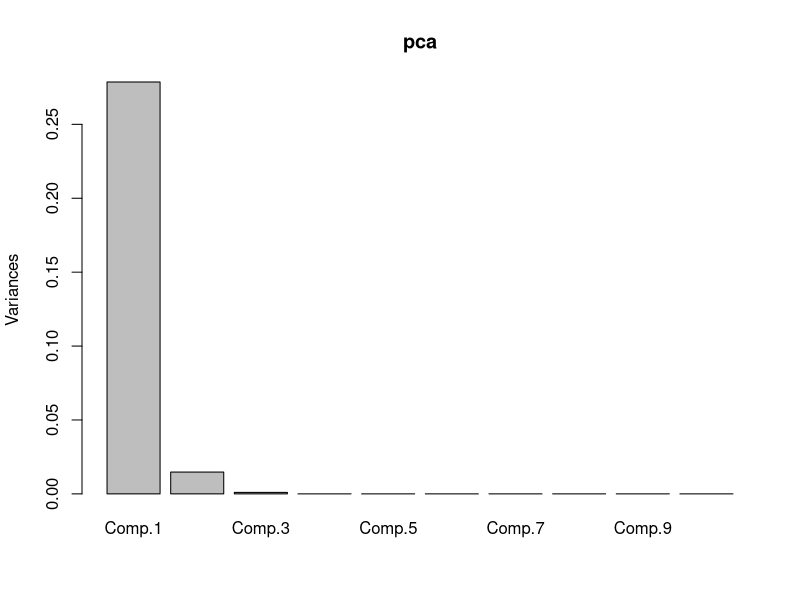
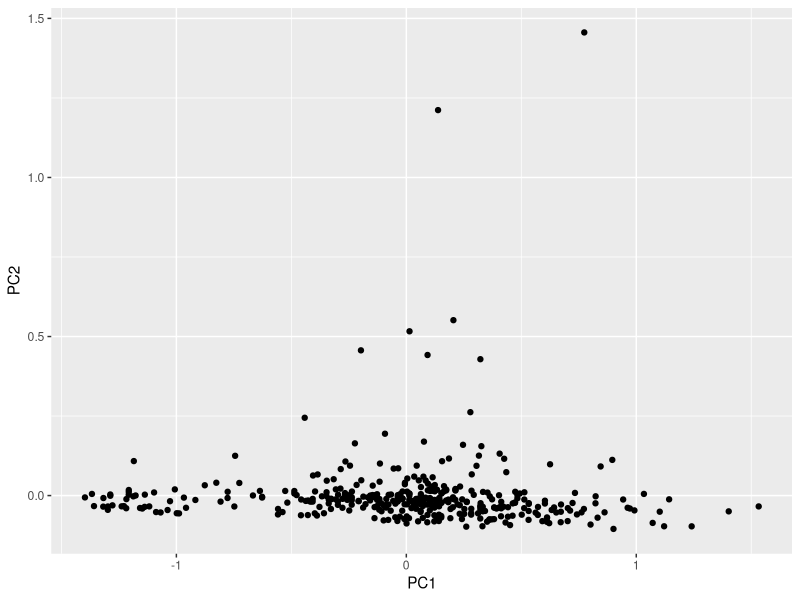
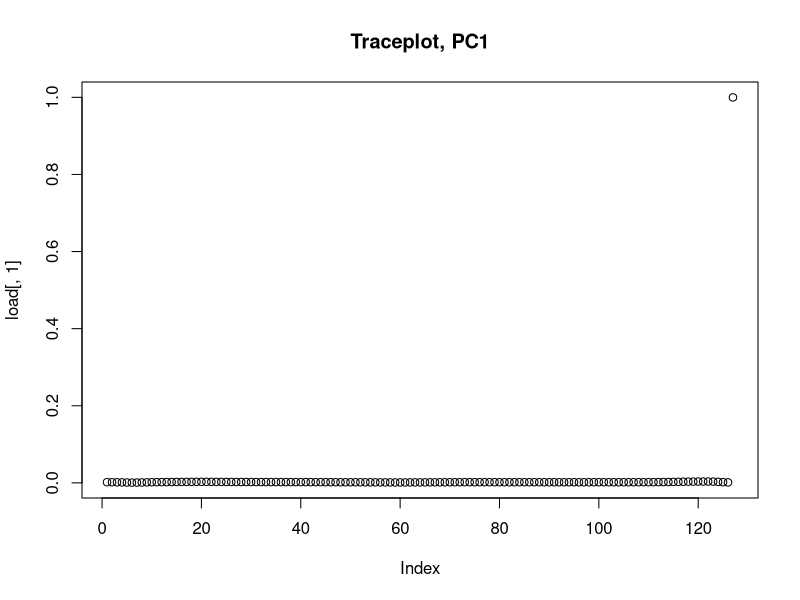
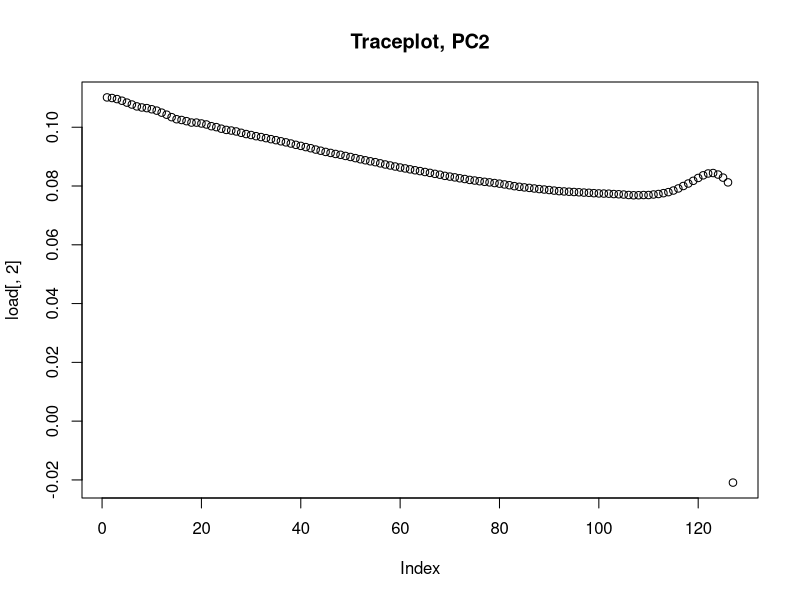
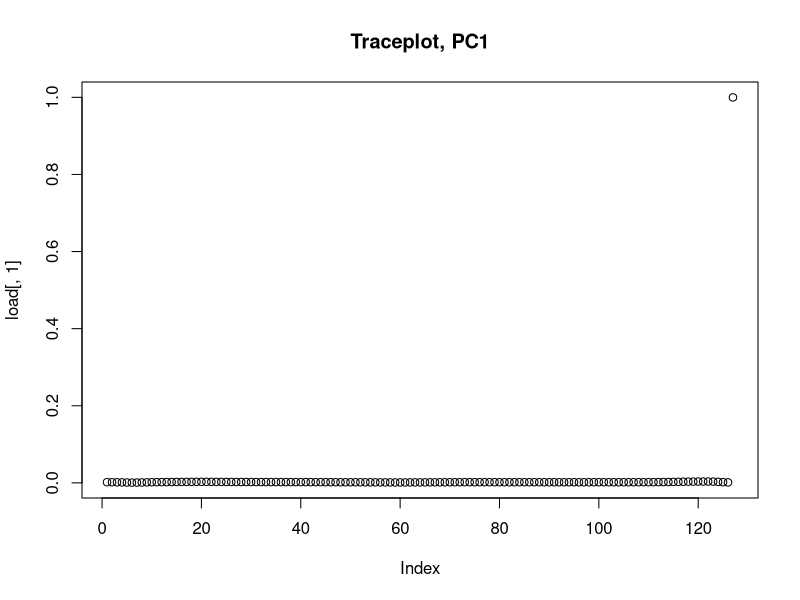
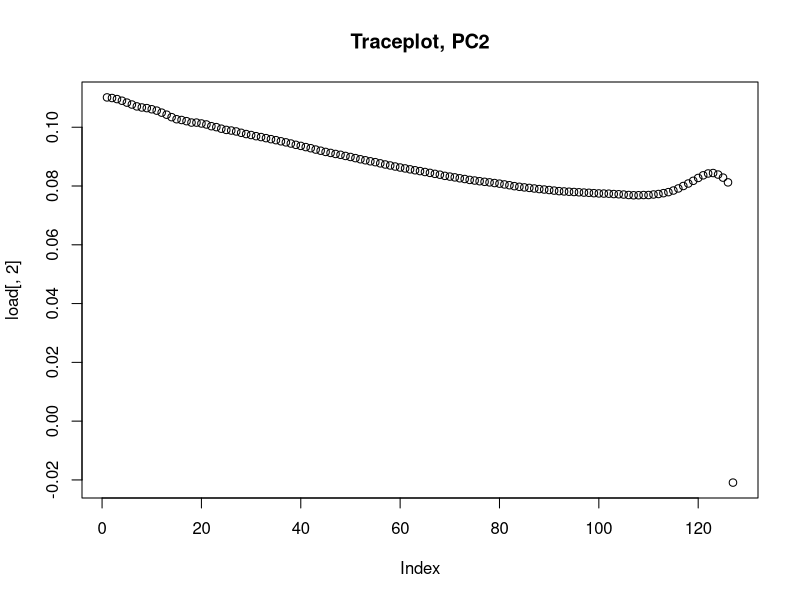
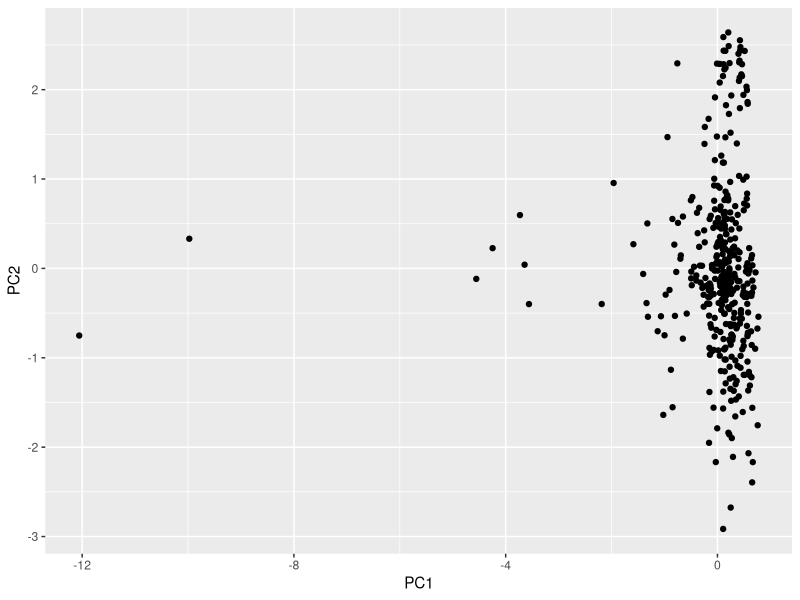

Here is the R script that generated these plots, in order:
# Step 1
# Add libraries
library("gridExtra")
library("ggplot2")
library("MASS")
library("stats")
library("fastICA")

# Set working directory
setwd("~/courses/tdde01/lab2")

# Read data
spectra = read.csv2("NIRSpectra.csv")

# Calculate principal components
pca = princomp(spectra)

# Get eigen values
lambda = pca$sdev^2
# Plot variance of each component
screeplot(pca)

# Print proportion of variation
sprintf("%2.3f",lambda/sum(lambda)*100)
cat("99% of the variance can be explained by first two PC.\n\n")

# Extract principal components
PC1 = pca$scores[,'Comp.1']
PC2 = pca$scores[,'Comp.2']
plane = matrix(c(PC1, PC2), ncol=2) 
colnames(plane)=c("PC1", "PC2")
# Project data onto PC1 and PC2
projection = spectra*plane

# Plot the data projected onto PC 1 and 2
plot.projection = ggplot() +
    geom_point(data=projection, mapping=aes(x=PC1, y=PC2))
grid.arrange(plot.projection)

# Step 2
load = loadings(pca)

plot(load[,1], main="Traceplot, PC1")
plot(load[,2], main="Traceplot, PC2")

# Step 3a
res = fastICA(X=spectra, 
        n.comp=2, 
        alg.typ= "parallel", 
        fun = "logcosh", 
        alpha = 1, 
        method = "R", 
        row.norm = FALSE, 
        maxit= 200, 
        tol = 0.0001, 
        verbose = TRUE)

W.prime = res$K %*% res$W
# Traceplots of fastICA
plot(load[,1], main="Traceplot, PC1")
plot(load[,2], main="Traceplot, PC2")
# These look identical to step 2

# Step 3b
# Extract principal components
PC1 = res$S[,1]
PC2 = res$S[,2]
plane = matrix(c(PC1, PC2), ncol=2) 
colnames(plane)=c("PC1", "PC2")
projection = spectra*plane

# Plot the data projected onto PC 1 and 2
plot.projection = ggplot() +
    geom_point(data=projection, mapping=aes(x=PC1, y=PC2))
grid.arrange(plot.projection)
# Plot looks mirrored to step 1
